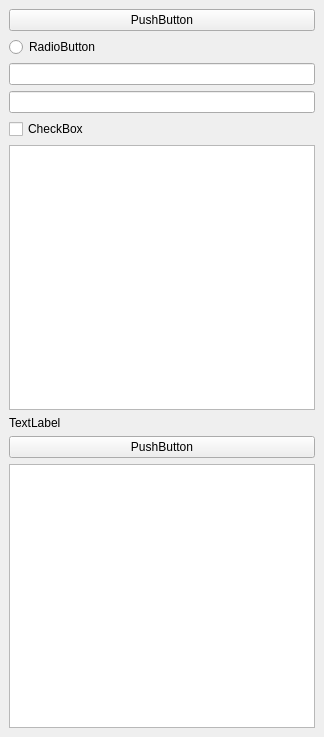
<?xml version="1.0" encoding="UTF-8"?>
<ui version="4.0">
 <class>WindowPropertyControls</class>
 <widget class="QMainWindow" name="WindowPropertyControls">
  <property name="geometry">
   <rect>
    <x>0</x>
    <y>0</y>
    <width>324</width>
    <height>737</height>
   </rect>
  </property>
  <property name="windowTitle">
   <string>MainWindow</string>
  </property>
  <widget class="QWidget" name="centralwidget">
   <layout class="QVBoxLayout" name="verticalLayout">
    <item>
     <widget class="QPushButton" name="pushButton">
      <property name="text">
       <string>PushButton</string>
      </property>
     </widget>
    </item>
    <item>
     <widget class="QRadioButton" name="radioButton">
      <property name="text">
       <string>RadioButton</string>
      </property>
     </widget>
    </item>
    <item>
     <widget class="QLineEdit" name="lineEdit"/>
    </item>
    <item>
     <widget class="QLineEdit" name="lineEdit_2"/>
    </item>
    <item>
     <widget class="QCheckBox" name="checkBox">
      <property name="text">
       <string>CheckBox</string>
      </property>
     </widget>
    </item>
    <item>
     <widget class="QTextEdit" name="textEdit"/>
    </item>
    <item>
     <widget class="QLabel" name="label">
      <property name="text">
       <string>TextLabel</string>
      </property>
     </widget>
    </item>
    <item>
     <widget class="QPushButton" name="pushButton_2">
      <property name="text">
       <string>PushButton</string>
      </property>
     </widget>
    </item>
    <item>
     <widget class="QListView" name="listView"/>
    </item>
   </layout>
  </widget>
 </widget>
 <resources/>
 <connections/>
</ui>
